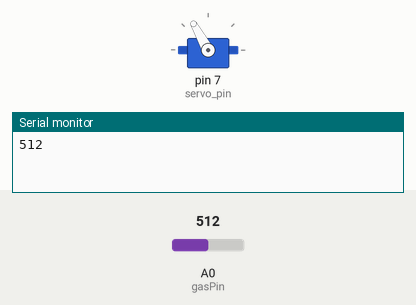
This sketch was run on a simulated Arduino Uno, built with avr-gcc and run on an emulated ATmega328P. Parts: servo, the last lines printed to the serial monitor. The test bench sets the inputs (shaded band); at power-on: A0 (gasPin) = 512.

Above: at 1.2 s.
1.3 s: A0 (gasPin) set to 484
At 1.66 s:
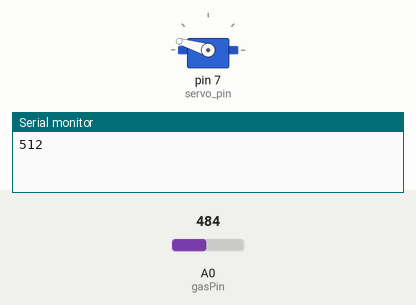
4.8 s: A0 (gasPin) set to 510
At 6.11 s:
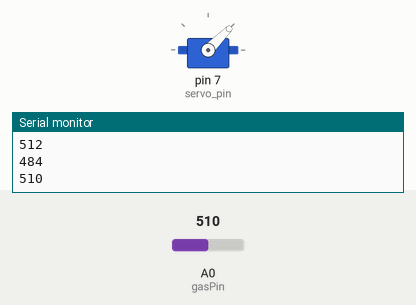
At 9.9 s:
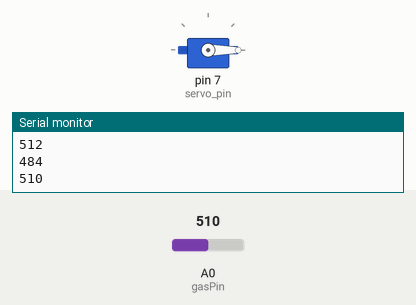
Timing chart, 0 to 69.3 s (numbered marks = the images above; inputs shaded):
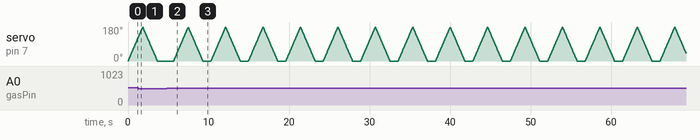

Measured:
- the behaviour switches between 501 and 500 on A0 (gasPin) (found by bisection; images 0 and 1)
- by itself, servo on pin 7 (servo_pin): rises from 127° to 180° in 0.51 s, then falls to 0° in 1.8 s

The sketch:

gassensorcorrect.ino
```cpp
#include <Servo.h>

Servo myservo;  // create servo object to control a servo
// twelve servo objects can be created on most boards

const int gasPin = A0;

int pos  = 0;

void setup() {
  // put your setup code here, to run once:
  Serial.begin(9600);
  int servo_pin=7;
  myservo.attach(servo_pin);  // attaches the servo on pin 10 to the servo object
}

void servoRotate() {
  for (pos = 0; pos <= 180; pos += 1) { // goes from 0 degrees to 180 degrees
    // in steps of 1 degree
    myservo.write(pos);              // tell servo to go to position in variable 'pos'
    delay(10);                       // waits 15ms for the servo to reach the position
  }
  for (pos = 180; pos >= 0; pos -= 1) { // goes from 180 degrees to 0 degrees
    myservo.write(pos);              // tell servo to go to position in variable 'pos'
    delay(10);                       // waits 15ms for the servo to reach the position
  }
}

void loop() {

  Serial.println(analogRead(gasPin));
  if(analogRead(gasPin) > 500) {
    servoRotate();
  }

  delay(1000);//print value every 1 sec
  // put your main code here, to run repeatedly:

}
```
